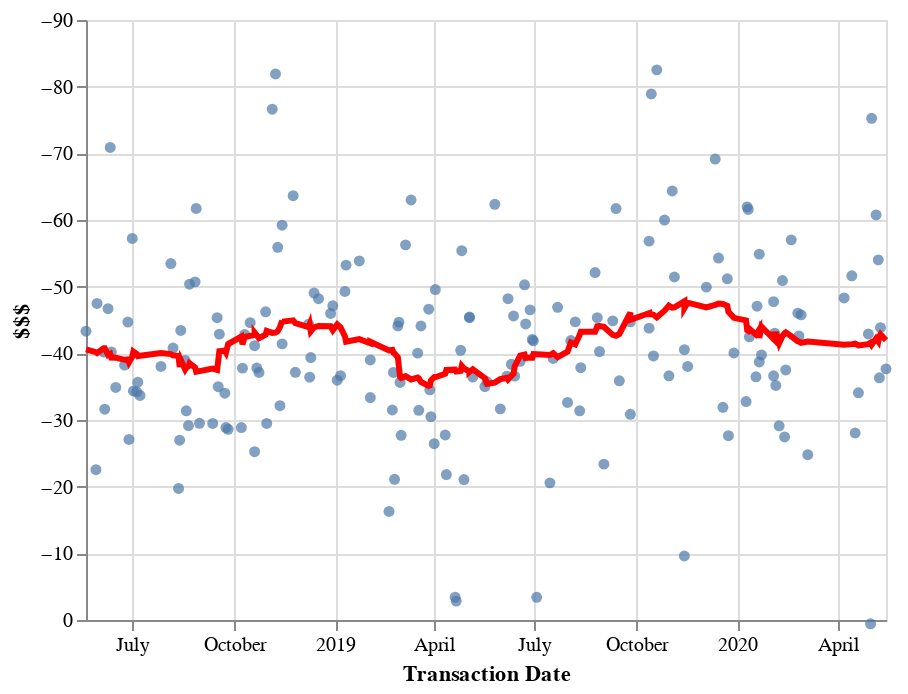

The notebook cell this image was saved under:
### Code cell
no_fee_df = spent_df.loc[spent_df['Description']!= "DOORDASH DASHPASS"]
line = alt.Chart(no_fee_df).mark_line(
    color='red',
    size=3
).transform_window(
    rolling_mean='mean(Amount)',
    frame=[-15, 15]
).encode(
    x='Transaction Date:T',
    y='rolling_mean:Q'
)

points = alt.Chart(no_fee_df).mark_circle().encode(
    x='Transaction Date:T',
    y=alt.Y('Amount:Q',
            axis=alt.Axis(title='$$$'), 
            scale=alt.Scale(domain=[0,-90]))
)

points + line

### Figure 1 — Vega-Lite specification as saved in the notebook (floating-point values rounded to 4 significant figures; data arrays with more than 128 entries replaced by an {"elided": "..."} marker saying what was removed)
{"config": {"view": {"continuousWidth": 400, "continuousHeight": 300}}, "layer": [{"mark": "circle", "encoding": {"x": {"type": "temporal", "field": "Transaction Date"}, "y": {"type": "quantitative", "axis": {"title": "$$$"}, "field": "Amount", "scale": {"domain": [0, -90]}}}}, {"mark": {"type": "line", "color": "red", "size": 3}, "encoding": {"x": {"type": "temporal", "field": "Transaction Date"}, "y": {"type": "quantitative", "field": "rolling_mean"}}, "transform": [{"window": [{"op": "mean", "field": "Amount", "as": "rolling_mean"}], "frame": [-15, 15]}]}], "data": {"name": "data-d505afaf922871e72f87403508f06b6e"}, "$schema": "https://vega.github.io/schema/vega-lite/v4.8.1.json", "datasets": {"data-d505afaf922871e72f87403508f06b6e": {"elided": "183 records"}}}
